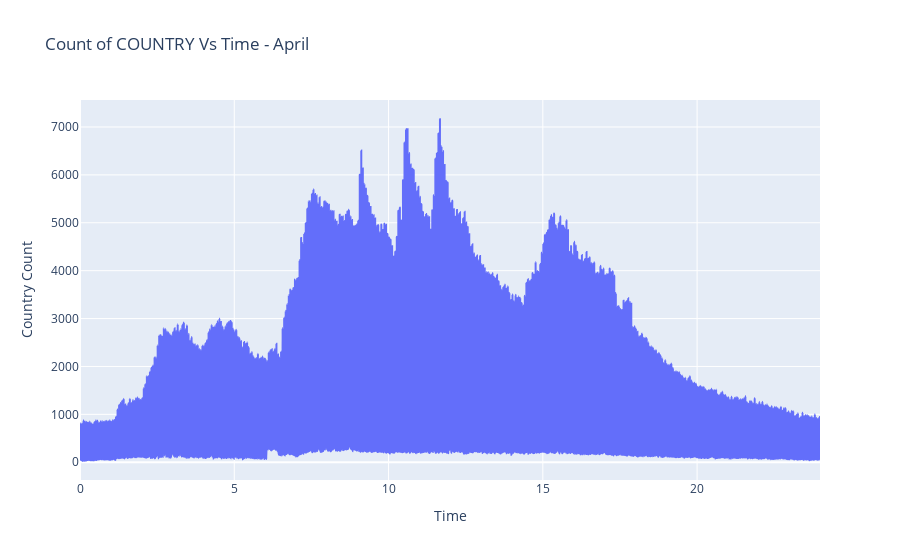

This figure's notebook cell:
### Markdown cell above
## May

### Code cell
if isinstance(df_may, (pd.DatetimeIndex, pd.MultiIndex)):
    df_may = df_may.to_frame(index=False)

# remove any pre-existing indices for ease of use in the D-Tale code, but this is not required
df_may = df_may.reset_index().drop('index', axis=1, errors='ignore')
df_may.columns = [str(c) for c in df_may.columns]  # update columns to strings in case they are numbers

chart_data = pd.concat([
    df_may['decimal_time'],
    df_may['COUNTRY'],
], axis=1)
chart_data = chart_data.sort_values(['decimal_time'])
chart_data = chart_data.rename(columns={'decimal_time': 'x'})
chart_data_count = chart_data.groupby(['x'])[['COUNTRY']].count()
chart_data_count.columns = ['COUNTRY|count']
chart_data = chart_data_count.reset_index()
chart_data = chart_data.dropna()
charts = []
line_cfg = {'line': {'shape': 'spline', 'smoothing': 0.3}, 'mode': 'lines'}
charts.append(go.Scatter(
    x=chart_data['x'], y=chart_data['COUNTRY|count'], name='COUNTRY|count', **line_cfg
))
figure = go.Figure(data=charts, layout=go.Layout({
    'legend': {'orientation': 'h'},
    'title': {'text': 'Count of COUNTRY by decimal_time'},
    'xaxis': {'title': {'text': 'decimal_time'}},
    'yaxis': {'tickformat': '0:g', 'title': {'text': 'Count of COUNTRY'}, 'type': 'linear'}
}))

# from plotly.offline import iplot, init_notebook_mode

if isinstance(df_may, (pd.DatetimeIndex, pd.MultiIndex)):
    df_may = df_may.to_frame(index=False)

df_may = df_may.reset_index().drop('index', axis=1, errors='ignore')
df_may.columns = [str(c) for c in df_may.columns]  # update columns to strings in case they are numbers

chart_data = pd.concat([
    df_may['decimal_time'],
    df_may['COUNTRY'],
], axis=1)
chart_data = chart_data.sort_values(['decimal_time'])
chart_data = chart_data.rename(columns={'decimal_time': 'x'})
chart_data_count = chart_data.groupby(['x'])[['COUNTRY']].count()
chart_data_count.columns = ['COUNTRY|count']
chart_data = chart_data_count.reset_index()
chart_data = chart_data.dropna()

import plotly.graph_objs as go

charts = []
line_cfg = {'line': {'shape': 'spline', 'smoothing': 0.3}, 'mode': 'lines'}
charts.append(go.Scatter(
    x=chart_data['x'], y=chart_data['COUNTRY|count'], name='COUNTRY|count', **line_cfg
))
figure = go.Figure(data=charts, layout=go.Layout({
    'legend': {'orientation': 'h'},
    'title': {'text': 'Count of COUNTRY Vs Time - April'},
    'xaxis': {'title': {'text': 'Time'}},
    'yaxis': {'tickformat': '0:g', 'title': {'text': 'Country Count'}, 'type': 'linear'}
}))

init_notebook_mode(connected=True)
for chart in charts:
    chart.pop('id', None) # for some reason iplot does not like 'id'
iplot(figure)

### Figure 1 — Plotly figure (JSON) as saved in the notebook; plotly's stock layout.template omitted (floating-point values rounded to 4 significant figures; data arrays with more than 128 entries replaced by an {"elided": "..."} marker saying what was removed)
{"data": [{"line": {"shape": "spline", "smoothing": 0.3}, "mode": "lines", "name": "COUNTRY|count", "type": "scatter", "x": {"elided": "1440 float values"}, "y": {"elided": "1440 int values"}}], "layout": {"legend": {"orientation": "h"}, "title": {"text": "Count of COUNTRY Vs Time - April"}, "xaxis": {"title": {"text": "Time"}}, "yaxis": {"tickformat": "0:g", "title": {"text": "Country Count"}, "type": "linear"}}}
